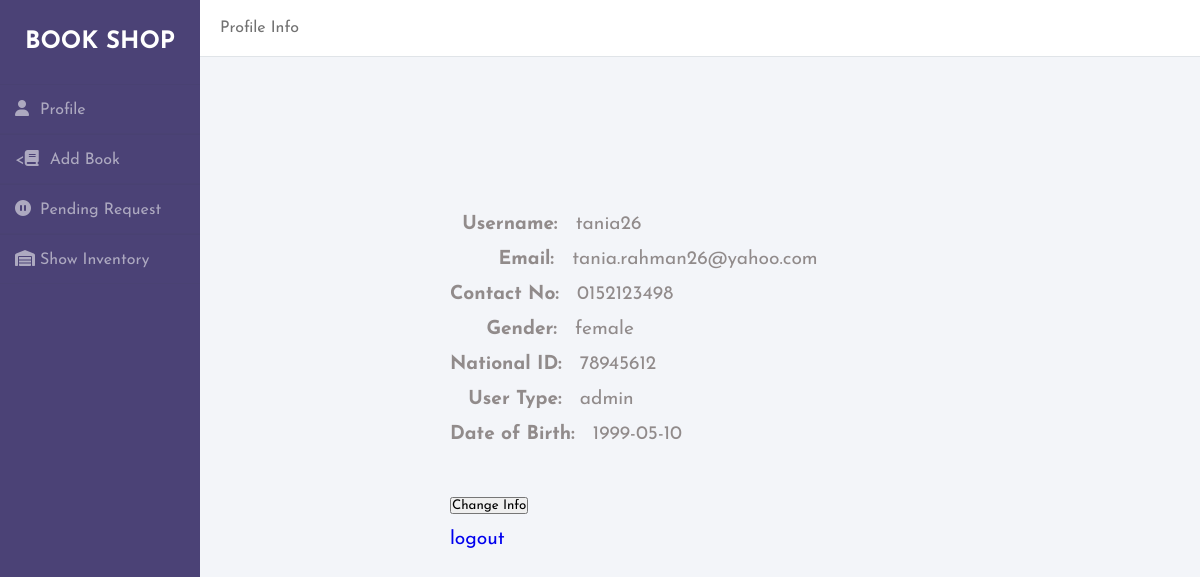
The page /view/seller_home.php (signed in) on the database its author committed.
### tables this page shows
CREATE TABLE `users` (
  `firstname` varchar(40) NOT NULL,
  `email` varchar(30) NOT NULL,
  `username` varchar(10) NOT NULL,
  `password` varchar(10) DEFAULT NULL,
  `address` varchar(50) NOT NULL,
  `phoneno` varchar(30) NOT NULL,
  `nid` int(50) NOT NULL,
  `gender` varchar(30) NOT NULL,
  `type` varchar(30) NOT NULL,
  `dob` varchar(30) NOT NULL,
  `imageg` varchar(30) DEFAULT NULL,
  `deleted_by` varchar(30) DEFAULT NULL
);

### control/dbseller.php (called while the page is built, shortened)
<?php
class db{
 function CheckUser($conn,$table,$username,$password,$type)
 {
$result = $conn->query("SELECT * FROM ". $table." WHERE username='". $username."' AND password='". $password."' AND type='". $type."'");
 return $result;
 }
}
?>

### view/seller_home.php (the view, shortened to what this page needs)
<?php
include('../control/dbseller.php');
$connection = new db();
$conobj=$connection->OpenCon();
$userQuery=$connection->CheckUser($conobj,"users",$_SESSION["username"],$_SESSION["password"],$_SESSION["type"]);
if ($userQuery->num_rows > 0) {
while($row = $userQuery->fetch_assoc()) {
    $sellerEmail=$row["email"];
    $sellerContact =$row["phoneno"];
    $sellerNID=$row["nid"];
    $sellerGender =$row["gender"];
    $sellerType=$row["type"];
    $sellerDOB =$row["dob"];
}
} else {
echo "0 results";
}
?>
<!DOCTYPE html>
<html lang="en">
<head>
    <link rel="stylesheet" href="../css/navigation.css">
</head>
<body>
<div class="wrapper">
    <div class="sidebar">
        <h2>Book Shop</h2>
        <ul>
            <li><a href="#"><i class="fas fa-user"></i>Profile</a></li>
            <li><a href="seller_add_book.php"><<i class="fas fa-book"></i>Add Book</a></li>
            <li><a href="../databasecreation/orderinfos.php"><i class="fas fa-pause-circle"></i>Pending Request</a></li>
            <li><a href="bookinfo.php"><i class="fas fa-warehouse"></i></i>Show Inventory</a></li>
        </ul>
    </div>
<div class="main_content">
    <div class="header">Profile Info</div>
        <div class="info" id="sellerHome">
        <form action="seller_info_varify.php" method="post">
        &nbsp;&nbsp;<b>Username:</b>&nbsp;&nbsp;&nbsp;<?php echo $_SESSION["username"]?> <br>
        &nbsp;&nbsp;&nbsp;&nbsp;&nbsp;&nbsp;&nbsp;&nbsp;<b>Email:</b>&nbsp;&nbsp;&nbsp;<?php echo $sellerEmail?><br>
        <b>Contact No:</b>&nbsp;&nbsp;&nbsp;<?php echo $sellerContact ?><br>
        &nbsp;&nbsp;&nbsp;&nbsp;&nbsp;&nbsp;<b>Gender:</b>&nbsp;&nbsp;&nbsp;<?php echo $sellerGender?> <br>
        <b>National ID:</b>&nbsp;&nbsp;&nbsp;<?php echo $sellerNID?><br>
        &nbsp;&nbsp;&nbsp;<b>User Type:</b>&nbsp;&nbsp;&nbsp;<?php echo $sellerType ?><br>
        <b>Date of Birth:</b>&nbsp;&nbsp;&nbsp;<?php echo $sellerDOB?><br><br>
        <input type="submit" name="change" value="Change Info">
        <br>
        <a href="../control/logout.php">logout</a>
        </form>
        </div>
    </div>
</div>
</body>
</html>

### css/navigation.css (style rules this page uses)
* { margin: 0; padding: 0; box-sizing: border-box; list-style: none; text-decoration: none; font-family: 'Josefin Sans', sans-serif; }
body { background-color: #f3f5f9; }
.wrapper { display: flex; position: relative; }
.wrapper .sidebar { width: 200px; height: 100%; background: #4b4276; padding: 30px 0px; position: fixed; }
.wrapper .sidebar h2 { color: #fff; text-transform: uppercase; text-align: center; margin-bottom: 30px; }
.wrapper .sidebar ul li { padding: 15px; border-bottom: 1px solid #b0adc0; border-bottom: 1px solid rgba(63, 61, 61, 0.05); border-top: 1px solid rgba(49, 47, 47, 0.05); }
.wrapper .sidebar ul li a { color: #ada9c0; display: block; }
.wrapper .sidebar ul li a .fas { width: 25px; }
.wrapper .main_content { width: 100%; margin-left: 200px; }
.wrapper .main_content .header { padding: 20px; background: #fff; color: #717171; border-bottom: 1px solid #e0e4e8; }
.wrapper .main_content .info { margin-top: 5%; margin-left: 15%; color: #948e8e; line-height: 25px; }
.wrapper .main_content #sellerHome { margin-top: 15%; margin-left: 25%; color: #918b8b; line-height: 35px; font-size: larger; }

### view/seller_home.php (style rules this page uses)
body { background-image: url('background/image4.jpg'); background-repeat: no-repeat; background-attachment: fixed; background-size: 100% 100%; }

### rows shown on the page
users: email "tania.rahman26@yahoo.com", phoneno "0152123498", gender "female", nid "78945612", type "admin", dob "1999-05-10"

### other values the page prints
$_SESSION["username"] "tania26"
